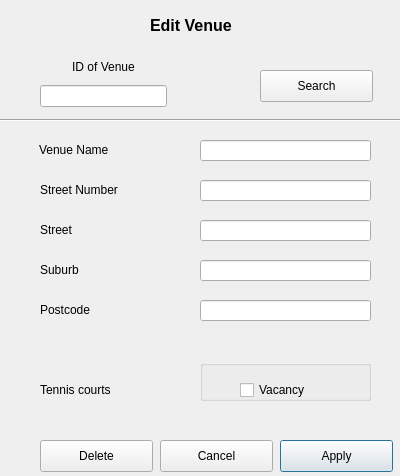
<?xml version="1.0" encoding="UTF-8"?>
<ui version="4.0">
 <class>EditVenueDiag</class>
 <widget class="QDialog" name="EditVenueDiag">
  <property name="geometry">
   <rect>
    <x>0</x>
    <y>0</y>
    <width>400</width>
    <height>476</height>
   </rect>
  </property>
  <property name="windowTitle">
   <string>Dialog</string>
  </property>
  <widget class="QLabel" name="label_5">
   <property name="geometry">
    <rect>
     <x>40</x>
     <y>300</y>
     <width>121</width>
     <height>20</height>
    </rect>
   </property>
   <property name="text">
    <string>Postcode</string>
   </property>
  </widget>
  <widget class="QGroupBox" name="gender">
   <property name="geometry">
    <rect>
     <x>200</x>
     <y>360</y>
     <width>171</width>
     <height>41</height>
    </rect>
   </property>
   <property name="title">
    <string/>
   </property>
   <property name="alignment">
    <set>Qt::AlignCenter</set>
   </property>
   <widget class="QCheckBox" name="vacancy">
    <property name="geometry">
     <rect>
      <x>40</x>
      <y>20</y>
      <width>101</width>
      <height>20</height>
     </rect>
    </property>
    <property name="text">
     <string>Vacancy</string>
    </property>
   </widget>
  </widget>
  <widget class="QWidget" name="layoutWidget">
   <property name="geometry">
    <rect>
     <x>40</x>
     <y>60</y>
     <width>127</width>
     <height>47</height>
    </rect>
   </property>
   <layout class="QVBoxLayout" name="verticalLayout_2">
    <item>
     <widget class="QLabel" name="label_8">
      <property name="text">
       <string>ID of Venue</string>
      </property>
      <property name="alignment">
       <set>Qt::AlignHCenter|Qt::AlignTop</set>
      </property>
     </widget>
    </item>
    <item>
     <widget class="QLineEdit" name="id_2"/>
    </item>
   </layout>
  </widget>
  <widget class="QLabel" name="label">
   <property name="geometry">
    <rect>
     <x>39</x>
     <y>140</y>
     <width>121</width>
     <height>20</height>
    </rect>
   </property>
   <property name="text">
    <string>Venue Name</string>
   </property>
  </widget>
  <widget class="Line" name="line">
   <property name="geometry">
    <rect>
     <x>-3</x>
     <y>110</y>
     <width>411</width>
     <height>20</height>
    </rect>
   </property>
   <property name="orientation">
    <enum>Qt::Horizontal</enum>
   </property>
  </widget>
  <widget class="QPushButton" name="apply">
   <property name="geometry">
    <rect>
     <x>280</x>
     <y>440</y>
     <width>113</width>
     <height>32</height>
    </rect>
   </property>
   <property name="autoFillBackground">
    <bool>false</bool>
   </property>
   <property name="text">
    <string>Apply</string>
   </property>
   <property name="autoDefault">
    <bool>false</bool>
   </property>
   <property name="default">
    <bool>true</bool>
   </property>
   <property name="flat">
    <bool>false</bool>
   </property>
  </widget>
  <widget class="QLabel" name="label_2">
   <property name="geometry">
    <rect>
     <x>40</x>
     <y>220</y>
     <width>121</width>
     <height>20</height>
    </rect>
   </property>
   <property name="text">
    <string>Street</string>
   </property>
  </widget>
  <widget class="QPushButton" name="deleteButton">
   <property name="geometry">
    <rect>
     <x>40</x>
     <y>440</y>
     <width>113</width>
     <height>32</height>
    </rect>
   </property>
   <property name="autoFillBackground">
    <bool>true</bool>
   </property>
   <property name="text">
    <string>Delete</string>
   </property>
  </widget>
  <widget class="QLineEdit" name="street">
   <property name="geometry">
    <rect>
     <x>200</x>
     <y>220</y>
     <width>171</width>
     <height>21</height>
    </rect>
   </property>
  </widget>
  <widget class="QLineEdit" name="suburb">
   <property name="geometry">
    <rect>
     <x>200</x>
     <y>260</y>
     <width>171</width>
     <height>21</height>
    </rect>
   </property>
  </widget>
  <widget class="QPushButton" name="search">
   <property name="geometry">
    <rect>
     <x>260</x>
     <y>70</y>
     <width>113</width>
     <height>32</height>
    </rect>
   </property>
   <property name="autoFillBackground">
    <bool>false</bool>
   </property>
   <property name="text">
    <string>Search</string>
   </property>
   <property name="autoDefault">
    <bool>false</bool>
   </property>
   <property name="default">
    <bool>false</bool>
   </property>
   <property name="flat">
    <bool>false</bool>
   </property>
  </widget>
  <widget class="QLabel" name="label_4">
   <property name="geometry">
    <rect>
     <x>40</x>
     <y>260</y>
     <width>121</width>
     <height>20</height>
    </rect>
   </property>
   <property name="text">
    <string>Suburb</string>
   </property>
  </widget>
  <widget class="QLabel" name="label_6">
   <property name="geometry">
    <rect>
     <x>40</x>
     <y>380</y>
     <width>121</width>
     <height>20</height>
    </rect>
   </property>
   <property name="text">
    <string>Tennis courts</string>
   </property>
  </widget>
  <widget class="QLineEdit" name="venueName">
   <property name="geometry">
    <rect>
     <x>200</x>
     <y>140</y>
     <width>171</width>
     <height>21</height>
    </rect>
   </property>
  </widget>
  <widget class="QLineEdit" name="postcode">
   <property name="geometry">
    <rect>
     <x>200</x>
     <y>300</y>
     <width>171</width>
     <height>21</height>
    </rect>
   </property>
  </widget>
  <widget class="QPushButton" name="cancel">
   <property name="geometry">
    <rect>
     <x>160</x>
     <y>440</y>
     <width>113</width>
     <height>32</height>
    </rect>
   </property>
   <property name="text">
    <string>Cancel</string>
   </property>
  </widget>
  <widget class="QLineEdit" name="streetNum">
   <property name="geometry">
    <rect>
     <x>200</x>
     <y>180</y>
     <width>171</width>
     <height>21</height>
    </rect>
   </property>
  </widget>
  <widget class="QLabel" name="label_3">
   <property name="geometry">
    <rect>
     <x>40</x>
     <y>180</y>
     <width>121</width>
     <height>20</height>
    </rect>
   </property>
   <property name="text">
    <string>Street Number</string>
   </property>
  </widget>
  <widget class="QLabel" name="label_7">
   <property name="geometry">
    <rect>
     <x>150</x>
     <y>10</y>
     <width>111</width>
     <height>31</height>
    </rect>
   </property>
   <property name="font">
    <font>
     <pointsize>12</pointsize>
     <weight>75</weight>
     <bold>true</bold>
    </font>
   </property>
   <property name="text">
    <string>Edit Venue</string>
   </property>
  </widget>
 </widget>
 <tabstops>
  <tabstop>id_2</tabstop>
  <tabstop>search</tabstop>
  <tabstop>venueName</tabstop>
  <tabstop>streetNum</tabstop>
  <tabstop>street</tabstop>
  <tabstop>suburb</tabstop>
  <tabstop>postcode</tabstop>
  <tabstop>vacancy</tabstop>
  <tabstop>deleteButton</tabstop>
  <tabstop>cancel</tabstop>
  <tabstop>apply</tabstop>
 </tabstops>
 <resources/>
 <connections/>
</ui>
